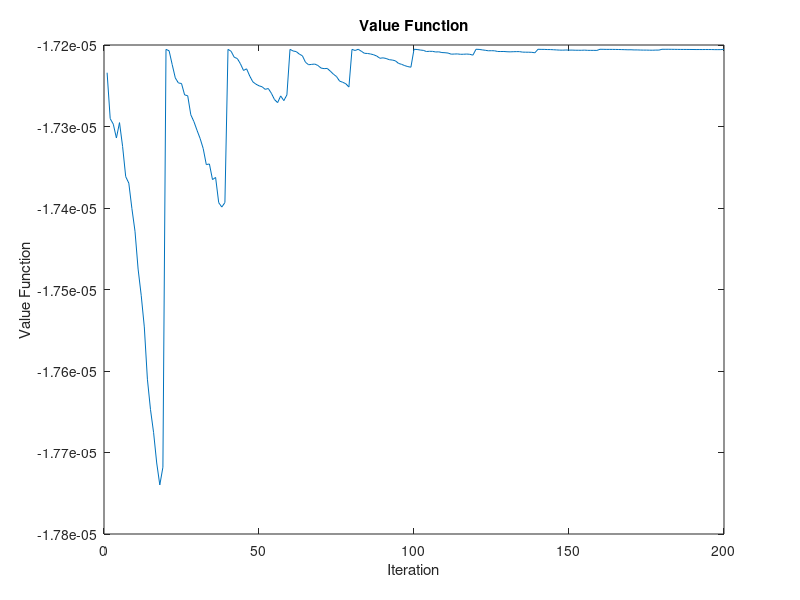
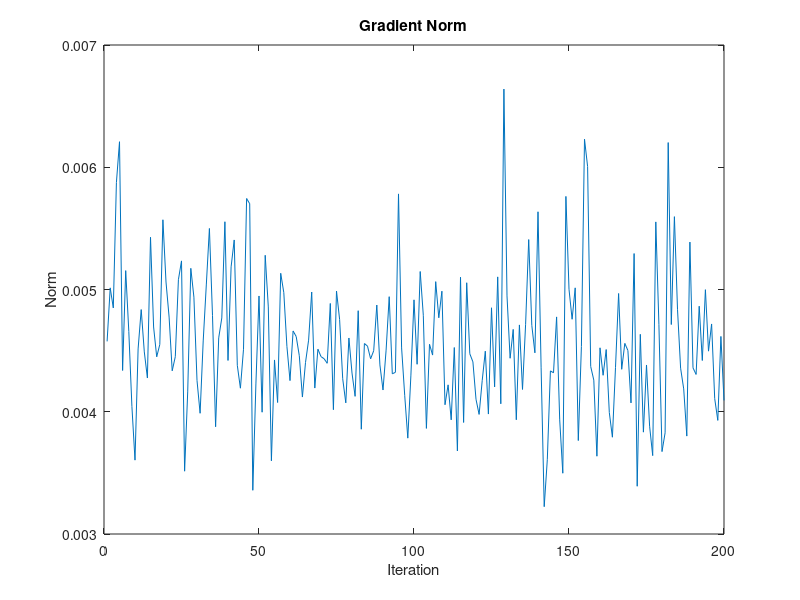
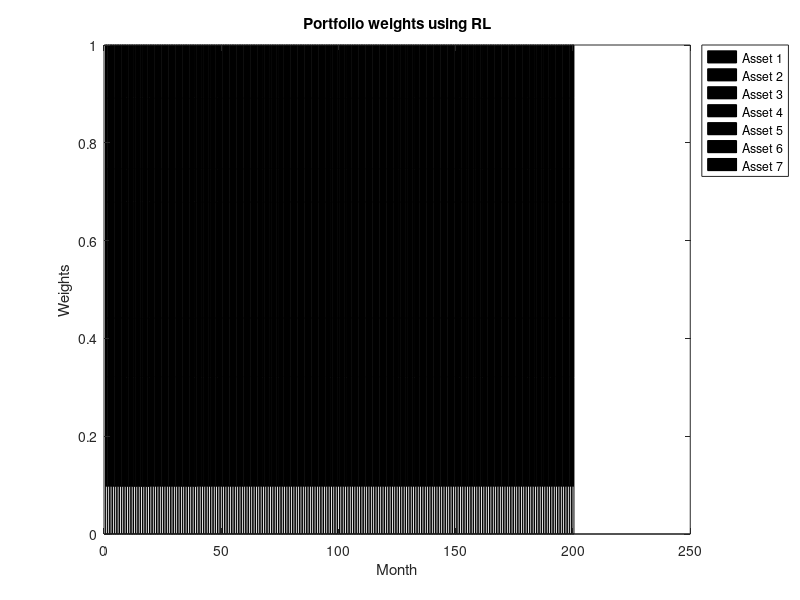
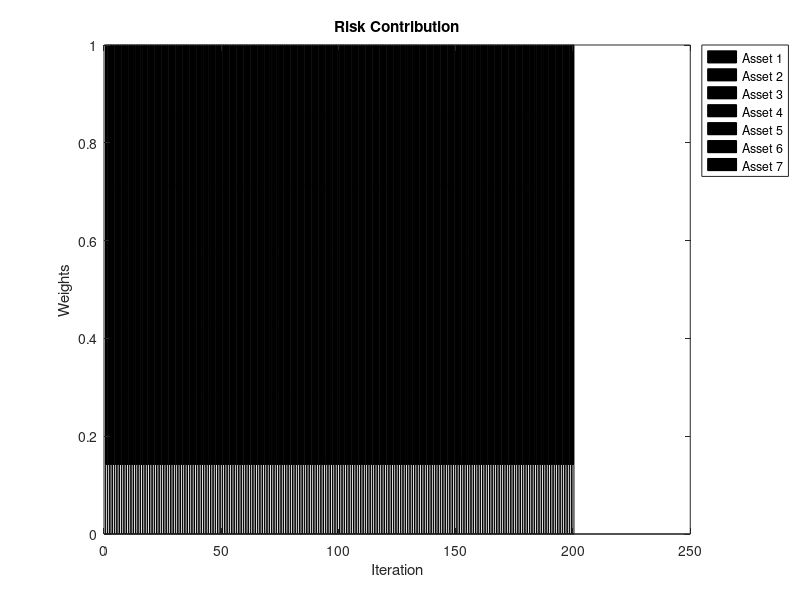

These figures' MATLAB source, in order:

%%%%%%%%%%%%%%%%%%%%%%%%%%%%%%%%%%%%%%%%%%%%%%%%%
%%%%%%%%%%%%%%%%%%%%%%%%%%%%%%%%%%%%%%%%%%%%%%%%%
%%%%%%%%%%%%%%%%%%In- Sample  %%%%%%%%%%%%%%%%%%%
%%%%%%%%%%%%%%%%%%% Evaluation %%%%%%%%%%%%%%%%%%
%%%%%%%%%%%%%%%%%%%%%%%%%%%%%%%%%%%%%%%%%%%%%%%%%
%%%%% https://alvaroalmeidagomez.github.io/ %%%%%
%%%%%%%%%%%%%%%%%%%%%%%%%%%%%%%%%%%%%%%%%%%%%%%%%


clear all
close all
clc

load DataB.mat

nIter=length(sol_1);
Vplot2=zeros(1,nIter);
Vplot3=zeros(1,nIter);
malha=1:nIter;
Pall=[];
RC=[];



for i=1:nIter
    Vplot2(i)=sol_2{i};
    Vplot3(i)=sol_3{i};
    vtemp=sol_1{i};
    Pall(i,:)=vtemp(1,:);
    atemp=sol_4{i};
    atemp=1+atemp;
    RC(i,:)=atemp/sum(atemp);
end



figure
plot(malha,Vplot2)
xlabel('Iteration')
ylabel('Value Function')
title("Value Function")

figure
plot(malha,Vplot3)
xlabel('Iteration')
ylabel('Norm')
title("Gradient Norm")

figure
ba=bar(Pall,'stacked','FaceColor','flat');
hold on
%%Lines%%%
ylim([0 1])

xlabel('Month')
ylabel('Weights')
legend('Asset 1','Asset 2','Asset 3','Asset 4','Asset 5','Asset 6','Asset 7','Location','bestoutside')
title("Portfolio weights using RL")


figure
ba=bar(RC,'stacked','FaceColor','flat');
hold on
ylim([0 1])
xlabel('Iteration')
ylabel('Weights')
legend('Asset 1','Asset 2','Asset 3','Asset 4','Asset 5','Asset 6','Asset 7','Location','bestoutside')
title("Risk Contribution")

